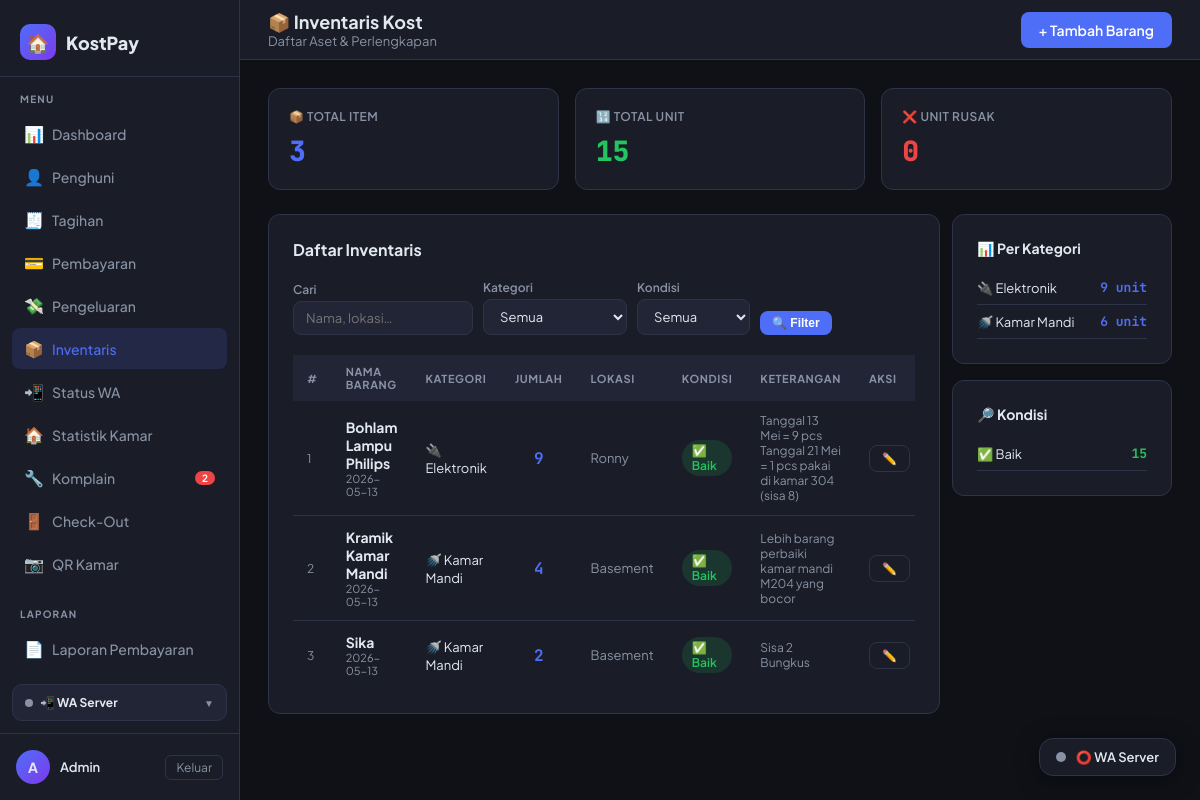
Screenshot of /inventaris/ (signed in) with the database file from the repository.
### tables this page shows
CREATE TABLE inventaris (
            id          INTEGER PRIMARY KEY AUTOINCREMENT,
            nama_barang TEXT    NOT NULL,
            jumlah      INTEGER NOT NULL DEFAULT 1,
            kategori    TEXT    NOT NULL DEFAULT 'lainnya',
            kondisi     TEXT    NOT NULL DEFAULT 'baik',
            lokasi      TEXT,
            keterangan  TEXT,
            tanggal     TEXT    NOT NULL DEFAULT (date('now','localtime')),
            created_at  TEXT    DEFAULT (datetime('now','localtime'))
        );

### routes/inventaris_routes.py (the view)
@inventaris_bp.route('/')
@login_required
def index():
    _init_table()
    kat, kondisi, q = _get_filter_params()
    conn  = get_db()
    where  = ["1=1"]
    params = []
    if kat:
        where.append("kategori = ?")
        params.append(kat)
    if kondisi:
        where.append("kondisi = ?")
        params.append(kondisi)
    if q:
        where.append("(nama_barang LIKE ? OR lokasi LIKE ? OR keterangan LIKE ?)")
        like = f"%{q}%"
        params.extend([like, like, like])
    query  = f"SELECT * FROM inventaris WHERE {' AND '.join(where)} ORDER BY kategori, nama_barang"
    daftar = conn.execute(query, params).fetchall()
    rekap = conn.execute("""
        SELECT kategori, COUNT(*) AS jumlah_item, SUM(jumlah) AS total_unit
        FROM inventaris
        GROUP BY kategori
        ORDER BY total_unit DESC
    """).fetchall()
    rekap_kondisi = conn.execute("""
        SELECT kondisi, COUNT(*) AS jumlah_item, SUM(jumlah) AS total_unit
        FROM inventaris
        GROUP BY kondisi
    """).fetchall()
    total_item = conn.execute("SELECT COUNT(*) AS c FROM inventaris").fetchone()['c']
    total_unit = conn.execute("SELECT COALESCE(SUM(jumlah),0) AS c FROM inventaris").fetchone()['c']
    total_rusak = conn.execute(
        "SELECT COALESCE(SUM(jumlah),0) AS c FROM inventaris WHERE kondisi='rusak'"
    ).fetchone()['c']
    conn.close()
    return render_template('inventaris/index.html',
        daftar=daftar,
        rekap=rekap,
        rekap_kondisi=rekap_kondisi,
        total_item=total_item,
        total_unit=total_unit,
        total_rusak=total_rusak,
        filter_kat=kat,
        filter_kondisi=kondisi,
        filter_q=q,
        kategori=KATEGORI,
        kategori_map=KATEGORI_MAP,
        kondisi=KONDISI,
        kondisi_map=KONDISI_MAP,
    )

### models/database.py (called while the page is built)
def get_db():
    conn = sqlite3.connect(DATABASE)
    conn.row_factory = sqlite3.Row
    return conn

### routes/inventaris_routes.py (called while the page is built)
def _init_table():
    conn = get_db()
    conn.execute("""
        CREATE TABLE IF NOT EXISTS inventaris (
            id          INTEGER PRIMARY KEY AUTOINCREMENT,
            nama_barang TEXT    NOT NULL,
            jumlah      INTEGER NOT NULL DEFAULT 1,
            kategori    TEXT    NOT NULL DEFAULT 'lainnya',
            kondisi     TEXT    NOT NULL DEFAULT 'baik',
            lokasi      TEXT,
            keterangan  TEXT,
            tanggal     TEXT    NOT NULL DEFAULT (date('now','localtime')),
            created_at  TEXT    DEFAULT (datetime('now','localtime'))
        )
    """)
    conn.commit()
    conn.close()

def _get_filter_params():
    kat    = request.args.get('kategori', '')
    kondisi = request.args.get('kondisi', '')
    q      = request.args.get('q', '').strip()
    return kat, kondisi, q

### utils/auth.py (called while the page is built)
def login_required(f):
    @wraps(f)
    def decorated(*args, **kwargs):
        if 'admin_id' not in session:
            flash('Silakan login terlebih dahulu.', 'warning')
            return redirect(url_for('auth.login'))
        return f(*args, **kwargs)
    return decorated

### utils/context_processors.py (called while the page is built)
def register_context_processors(app):
    @app.context_processor
    def inject_komplain_badge():
        if not session.get('admin_id'):
            return {}
        try:
            from models.database import get_db
            row = get_db().execute(
                "SELECT COUNT(*) c FROM komplain WHERE status='baru'"
            ).fetchone()
            return {'komplain_baru_count': row['c'] if row and row['c'] else 0}
        except Exception:
            return {'komplain_baru_count': 0}

### templates/inventaris/index.html (shortened to what this page needs)
{% extends 'base.html' %}
{% block page_title %}📦 Inventaris Kost{% endblock %}
{% block breadcrumb %}Daftar Aset & Perlengkapan{% endblock %}
{% block topbar_actions %}
<a href="{{ url_for('inventaris.tambah') }}" class="btn btn-primary">
  + Tambah Barang
</a>
{% endblock %}
{% block content %}
<div class="stats-grid" style="grid-template-columns: repeat(auto-fit, minmax(160px,1fr)); margin-bottom:24px;">
  <div class="stat-card accent">
    <div class="stat-label">📦 Total Item</div>
    <div class="stat-value">{{ total_item }}</div>
  </div>
  <div class="stat-card green">
    <div class="stat-label">🔢 Total Unit</div>
    <div class="stat-value">{{ total_unit }}</div>
  </div>
  <div class="stat-card red">
    <div class="stat-label">❌ Unit Rusak</div>
    <div class="stat-value">{{ total_rusak }}</div>
  </div>
</div>
<div class="flex gap-3" style="flex-wrap:wrap; align-items:flex-start;">
  <div class="card" style="flex:2; min-width:340px;">
    <div class="card-header" style="flex-wrap:wrap; gap:12px;">
      <div class="card-title">Daftar Inventaris</div>
    </div>
    <form method="GET" style="display:flex; gap:10px; flex-wrap:wrap; margin-bottom:20px; align-items:flex-end;">
      <div>
        <label style="display:block; font-size:12px; color:var(--muted); margin-bottom:4px; font-weight:600;">Cari</label>
        <input type="text" name="q" value="{{ filter_q }}" placeholder="Nama, lokasi…"
               style="width:180px; background:var(--surface2); border:1px solid var(--border);
                      border-radius:8px; padding:8px 12px; color:var(--text); font-size:13px;
                      font-family:var(--font); outline:none;">
      </div>
      <div>
        <label style="display:block; font-size:12px; color:var(--muted); margin-bottom:4px; font-weight:600;">Kategori</label>
        <select name="kategori"
                style="background:var(--surface2); border:1px solid var(--border);
                       border-radius:8px; padding:8px 12px; color:var(--text); font-size:13px;
                       font-family:var(--font); outline:none;">
          <option value="">Semua</option>
        </select>
      </div>
      <div>
        <label style="display:block; font-size:12px; color:var(--muted); margin-bottom:4px; font-weight:600;">Kondisi</label>
        <select name="kondisi"
                style="background:var(--surface2); border:1px solid var(--border);
                       border-radius:8px; padding:8px 12px; color:var(--text); font-size:13px;
                       font-family:var(--font); outline:none;">
          <option value="">Semua</option>
        </select>
      </div>
      <button type="submit" class="btn btn-primary btn-sm">🔍 Filter</button>
    </form>
    {% if daftar %}
    <div class="table-wrap">
      <table>
        <thead>
          <tr>
            <th>#</th>
            <th>Nama Barang</th>
            <th>Kategori</th>
            <th style="text-align:center;">Jumlah</th>
            <th>Lokasi</th>
            <th>Kondisi</th>
            <th>Keterangan</th>
            <th>Aksi</th>
          </tr>
        </thead>
        <tbody>
        {% for item in daftar %}
        <tr>
          <td class="text-muted" style="font-size:12px;">{{ loop.index }}</td>
          <td>
            <div class="fw-bold">{{ item.nama_barang }}</div>
            <div class="text-muted" style="font-size:11px;">{{ item.tanggal }}</div>
          </td>
          <td>
            <span style="font-size:13px;">{{ kategori_map.get(item.kategori, item.kategori) }}</span>
          </td>
          <td style="text-align:center;">
            <span style="font-family:var(--mono); font-size:16px; font-weight:700;
                         color:var(--accent);">{{ item.jumlah }}</span>
          </td>
          <td class="text-muted">{{ item.lokasi or '—' }}</td>
          <td>
            {% if item.kondisi == 'baik' %}
              <span class="badge badge-success">✅ Baik</span>
            {% elif item.kondisi == 'sedang' %}
              <span class="badge badge-warning">⚠️ Sedang</span>
            {% else %}
              <span class="badge badge-danger">❌ Rusak</span>
            {% endif %}
          </td>
          <td class="text-muted" style="max-width:160px; font-size:12px;">
            {{ item.keterangan or '—' }}
          </td>
          <td>
            <div class="flex gap-2">
              <a href="{{ url_for('inventaris.edit', iid=item.id) }}"
                 class="btn btn-outline btn-sm">✏️</a>
            </div>
          </td>
        </tr>
        {% endfor %}
        </tbody>
      </table>
    </div>
    {% endif %}
  </div>
  <div style="flex:0 0 220px; display:flex; flex-direction:column; gap:16px;">
    <div class="card">
      <div class="card-title" style="margin-bottom:14px; font-size:14px;">📊 Per Kategori</div>
      {% if rekap %}
        {% for r in rekap %}
        <div style="display:flex; justify-content:space-between; align-items:center;
                    padding:8px 0; border-bottom:1px solid var(--border); font-size:13px;">
          <span>{{ kategori_map.get(r.kategori, r.kategori) }}</span>
          <span style="font-family:var(--mono); font-weight:700; color:var(--accent);">
            {{ r.total_unit }} unit
          </span>
        </div>
        {% endfor %}
      {% else %}
        <div class="text-muted" style="font-size:13px;">Belum ada data.</div>
      {% endif %}
    </div>
    <div class="card">
      <div class="card-title" style="margin-bottom:14px; font-size:14px;">🔎 Kondisi</div>
      {% for r in rekap_kondisi %}
      <div style="display:flex; justify-content:space-between; align-items:center;
                  padding:8px 0; border-bottom:1px solid var(--border); font-size:13px;">
        <span>
          {% if r.kondisi == 'baik' %}✅ Baik
          {% elif r.kondisi == 'sedang' %}⚠️ Sedang
          {% else %}❌ Rusak{% endif %}
        </span>
        <span style="font-family:var(--mono); font-weight:700;
               color:{% if r.kondisi == 'baik' %}var(--green){% elif r.kondisi == 'sedang' %}var(--yellow){% else %}var(--red){% endif %}">
          {{ r.total_unit }}
        </span>
      </div>
      {% else %}
        <div class="text-muted" style="font-size:13px;">Belum ada data.</div>
      {% endfor %}
    </div>
  </div>
</div>
{% endblock %}

### templates/base.html (style rules this page uses)
:root { --bg: #0f1117; --surface: #1a1d27; --surface2: #222535; --border: #2e3347; --accent: #4f6ef7; --accent2: #7c3aed; --green: #22c55e; --yellow: #eab308; --red: #ef4444; --text: #e2e8f0; --muted: #8892a4; --font: 'Plus Jakarta Sans', sans-serif; --mono: 'JetBrains Mono', monospace; --radius: 12px; --sidebar-w: 240px; }
* { box-sizing: border-box; margin: 0; padding: 0; }
body { font-family: var(--font); background: var(--bg); color: var(--text); min-height: 100vh; display: flex; }
.card { background: var(--surface); border: 1px solid var(--border); border-radius: var(--radius); padding: 24px; }
.card-header { display: flex; align-items: center; justify-content: space-between; margin-bottom: 20px; }
.card-title { font-size: 16px; font-weight: 700; }
.stats-grid { display: grid; grid-template-columns: repeat(auto-fit, minmax(200px,1fr)); gap: 16px; margin-bottom: 24px; }
.stat-card { background: var(--surface); border: 1px solid var(--border); border-radius: var(--radius); padding: 20px; }
.stat-label { font-size: 12px; color: var(--muted); font-weight: 600; text-transform: uppercase; letter-spacing: .5px; margin-bottom: 8px; }
.stat-value { font-size: 28px; font-weight: 800; font-family: var(--mono); }
.stat-card.accent .stat-value { color: var(--accent); }
.stat-card.green .stat-value { color: var(--green); }
.stat-card.red .stat-value { color: var(--red); }
.table-wrap { overflow-x: auto; }
table { width: 100%; border-collapse: collapse; font-size: 14px; }
th { background: var(--surface2); color: var(--muted); font-size: 11px; font-weight: 700; text-transform: uppercase; letter-spacing: .6px; padding: 10px 14px; text-align: left; }
td { padding: 12px 14px; border-bottom: 1px solid var(--border); }
tr:last-child td { border-bottom: none; }
.badge { display: inline-flex; align-items: center; padding: 3px 10px; border-radius: 20px; font-size: 12px; font-weight: 600; }
.badge-success { background: rgba(34,197,94,.15); color: var(--green); }
.btn { display: inline-flex; align-items: center; gap: 6px; padding: 9px 18px; border-radius: 8px; font-size: 14px; font-weight: 600; cursor: pointer; border: none; text-decoration: none; transition: all .15s; }
.btn-primary { background: var(--accent); color: #fff; }
.btn-sm { padding: 5px 12px; font-size: 12px; }
.btn-outline { background: none; border: 1px solid var(--border); color: var(--muted); }
label { display: block; font-size: 13px; font-weight: 600; margin-bottom: 6px; color: var(--muted); }
input, select, textarea { width: 100%; background: var(--surface2); border: 1px solid var(--border); border-radius: 8px; padding: 10px 14px; color: var(--text); font-family: var(--font); font-size: 14px; outline: none; transition: border-color .15s; }
select option { background: var(--surface2); }
.flex { display: flex; }
.gap-2 { gap: 8px; }
.gap-3 { gap: 12px; }
.text-muted { color: var(--muted); font-size: 13px; }
.fw-bold { font-weight: 700; }

### rows the page displays
inventaris: nama_barang "Bohlam Lampu Philips", tanggal "2026-05-13", get "🔌 Elektronik", jumlah "9", lokasi "Ronny", kondisi "✅ Baik", keterangan "Tanggal 13 Mei = 9 pcs Tanggal 21 Mei = 1 pcs pakai di kamar 304 (sisa 8)"
inventaris: nama_barang "Kramik Kamar Mandi", tanggal "2026-05-13", get "🚿 Kamar Mandi", jumlah "4", lokasi "Basement", kondisi "✅ Baik", keterangan "Lebih barang perbaiki kamar mandi M204 yang bocor"
inventaris: nama_barang "Sika", tanggal "2026-05-13", get "🚿 Kamar Mandi", jumlah "2", lokasi "Basement", kondisi "✅ Baik", keterangan "Sisa 2 Bungkus"

### other values shown
{{ komplain_baru_count }} "2"
{{ (session.admin_nama or 'A')[0] }} "A"
{{ session.admin_nama or 'Admin' }} "Admin"
{{ total_item }} "3"
{{ total_unit }} "15"
{{ total_rusak }} "0"
{{ kategori_map.get(r.kategori, r.kategori) }} "🔌 Elektronik" "🚿 Kamar Mandi"
{{ r.total_unit }} "9" "6"
{{ r.total_unit }} "15"
